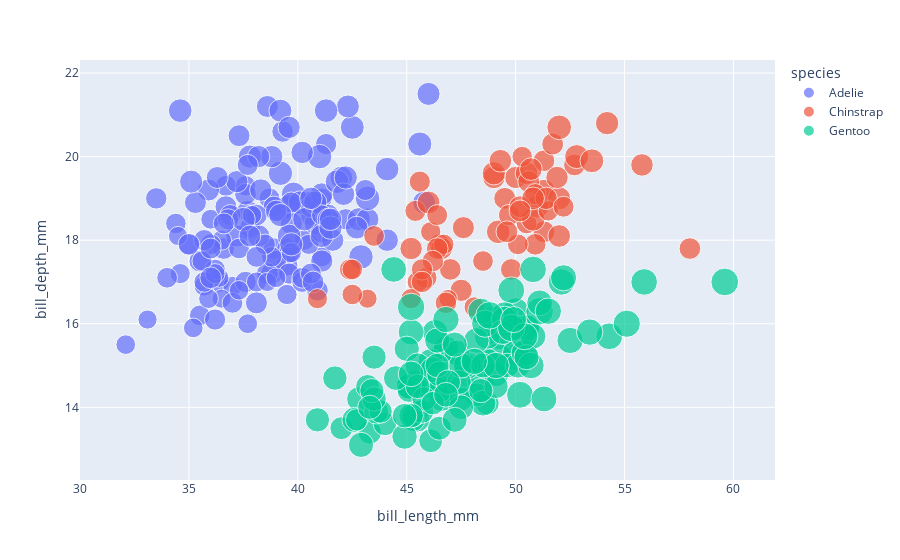

The notebook cell saved with this chart:
### Code cell
fig = px.scatter(data_frame=penguins, x = 'bill_length_mm', y = 'bill_depth_mm', hover_data = ['flipper_length_mm'],
          color = 'species', size = 'body_mass_g')
fig.show()
